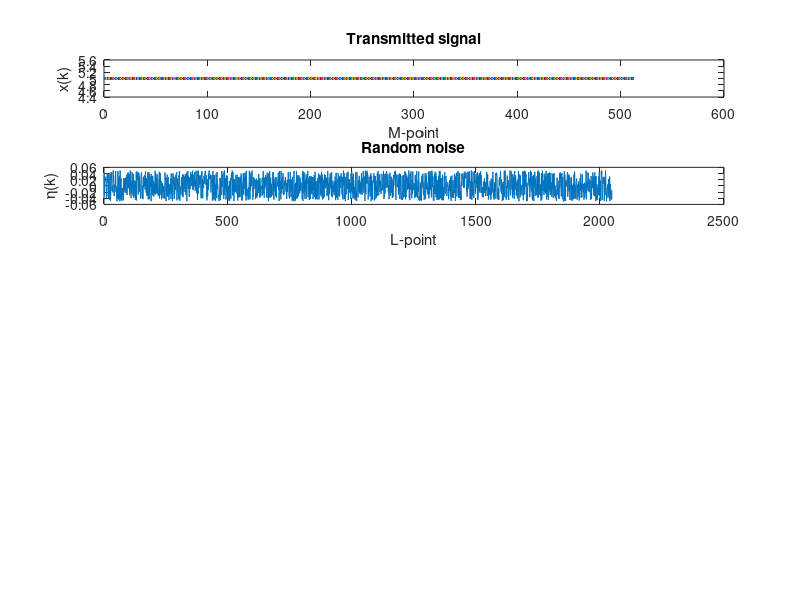

The MATLAB script that drew this image: (Note: this script raises an error after producing the figure.)
%3.1
M = 512;
k_M = 1:M;
x = input(k_M);
subplot(5,1,1)
plot(k_M,x);
title('Transmitted signal');
xlabel('M-point');
ylabel('x(k)');
%3.2
L = 2048;
k_L = 1:L;
noise = rand(1,L)/10-0.05;
subplot(5,1,2)
plot(k_L,noise);
title('Random noise')
xlabel('L-point');
ylabel('\eta(k)');
%3.3
y = output(k_L,noise);
subplot(5,1,3)
plot(k_L,y);
title('Received signal')
xlabel('L-point');
ylabel('y(k)');
%3.4
ryx = linear_corr(x,y);
subplot(5,1,4)
plot(k_L,ryx);
title('Linear cross-correlation')
xlabel('L-point');
ylabel('r_{yx}');
%3.5
ryx_norm = norm_licorr(x,y);
subplot(5,1,5)
plot(k_L,ryx_norm);
title('Normalized linear cross-correlation')
xlabel('L-point');
ylabel('\rho_{yx}');

function f = cal_f(k)
    f_s = 1E6;
    M = 512;
    f = k*f_s/2/(M-1);
end

function y = output(k,noise)
    alpha = 0.01;
    d = 500;
    y = alpha*input(k-d)+noise;
end

function x = input(k)
    f_s = 1E6;
    x = sin(2*pi*cal_f(k).*k/f_s).*(k>=0).*(k<=512);
end

function z = linear_corr(x,y)
    L = length(y);
    M = length(x);
    D = zeros(L,L);
    for i=1:L
        for j=1:M
            k = i+j-1;
            if k<=L
                D(i,k) = x(j);
            end
        end
    end
    D = D/L;
    z = D*y';
end

function z_norm = norm_licorr(x,y)
    L = length(y);
    M = length(x);
    rxx = linear_corr(x,x);
    ryy = linear_corr(y,y);
    ryx = linear_corr(x,y);
    z_norm = ryx/sqrt((M/L)*rxx(1)*ryy(1));
end